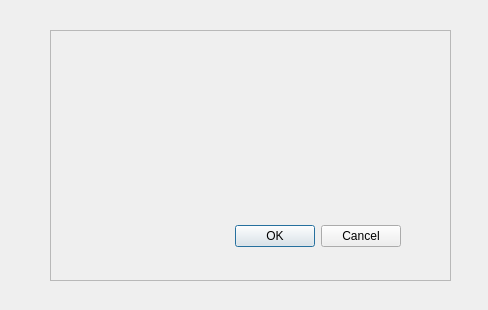
<?xml version="1.0" encoding="UTF-8"?>
<ui version="4.0">
 <class>Dialog</class>
 <widget class="QDialog" name="Dialog">
  <property name="geometry">
   <rect>
    <x>0</x>
    <y>0</y>
    <width>488</width>
    <height>310</height>
   </rect>
  </property>
  <property name="windowTitle">
   <string>Dialog</string>
  </property>
  <widget class="QFrame" name="frame">
   <property name="geometry">
    <rect>
     <x>50</x>
     <y>30</y>
     <width>401</width>
     <height>251</height>
    </rect>
   </property>
   <property name="frameShape">
    <enum>QFrame::StyledPanel</enum>
   </property>
   <property name="frameShadow">
    <enum>QFrame::Raised</enum>
   </property>
   <widget class="QDialogButtonBox" name="buttonBox">
    <property name="geometry">
     <rect>
      <x>10</x>
      <y>190</y>
      <width>341</width>
      <height>32</height>
     </rect>
    </property>
    <property name="orientation">
     <enum>Qt::Horizontal</enum>
    </property>
    <property name="standardButtons">
     <set>QDialogButtonBox::Cancel|QDialogButtonBox::Ok</set>
    </property>
   </widget>
   <widget class="QLabel" name="DeleteGroupWarningText">
    <property name="geometry">
     <rect>
      <x>30</x>
      <y>60</y>
      <width>341</width>
      <height>51</height>
     </rect>
    </property>
    <property name="text">
     <string/>
    </property>
   </widget>
  </widget>
 </widget>
 <resources/>
 <connections>
  <connection>
   <sender>buttonBox</sender>
   <signal>accepted()</signal>
   <receiver>Dialog</receiver>
   <slot>accept()</slot>
   <hints>
    <hint type="sourcelabel">
     <x>248</x>
     <y>254</y>
    </hint>
    <hint type="destinationlabel">
     <x>157</x>
     <y>274</y>
    </hint>
   </hints>
  </connection>
  <connection>
   <sender>buttonBox</sender>
   <signal>rejected()</signal>
   <receiver>Dialog</receiver>
   <slot>reject()</slot>
   <hints>
    <hint type="sourcelabel">
     <x>316</x>
     <y>260</y>
    </hint>
    <hint type="destinationlabel">
     <x>286</x>
     <y>274</y>
    </hint>
   </hints>
  </connection>
 </connections>
</ui>
